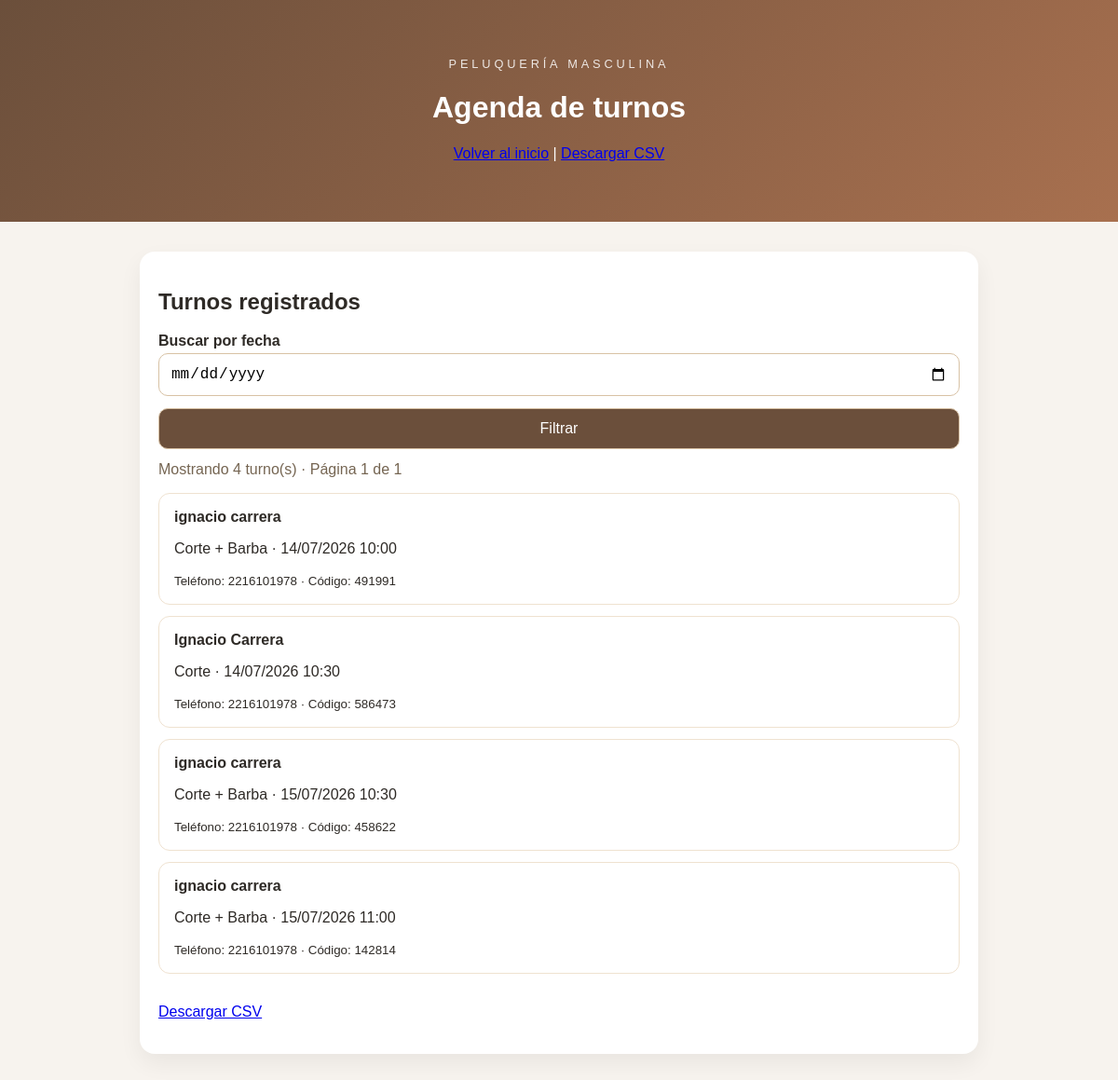
/agenda (signed in), run on the app's committed database.
### tables this page shows
CREATE TABLE appointments (
            id INTEGER PRIMARY KEY AUTOINCREMENT,
            client_name TEXT NOT NULL,
            phone TEXT NOT NULL,
            service TEXT NOT NULL,
            appointment_date TEXT NOT NULL,
            appointment_time TEXT NOT NULL,
            google_event_id TEXT
        , client_last_name TEXT, access_code TEXT);

### app.py (the view, shortened to what this page needs)
    @app.route("/agenda", methods=["GET", "POST"])
    def agenda():
        appointments = get_appointments()
        search_date = request.args.get("search_date", "").strip()
        appointments.sort(key=lambda item: (item["appointment_date"], item["appointment_time"]))
        page = request.args.get("page", 1, type=int)
        per_page = 10
        total_pages = max(1, (len(appointments) + per_page - 1) // per_page)
        if page < 1:
            page = 1
        if page > total_pages:
            page = total_pages
        start = (page - 1) * per_page
        end = start + per_page
        paginated_appointments = appointments[start:end]
        return render_template(
            "agenda.html",
            appointments=paginated_appointments,
            search_date=search_date,
            page=page,
            total_pages=total_pages,
            total_results=len(appointments),
        )

### app.py (called while the page is built)
def get_db():
    if not has_app_context():
        conn = sqlite3.connect(DEFAULT_DB_PATH)
        conn.row_factory = sqlite3.Row
        return conn
    if "db" not in g:
        g.db = sqlite3.connect(current_app.config["DATABASE_PATH"])
        g.db.row_factory = sqlite3.Row
    return g.db

def get_appointments():
    conn = get_db()
    rows = conn.execute(
        "SELECT * FROM appointments ORDER BY appointment_date, appointment_time"
    ).fetchall()
    if not has_app_context():
        conn.close()
    return [dict(row) for row in rows]

### templates/agenda.html (shortened to what this page needs)
<!doctype html>
<html lang="es">
<head>
    <link rel="stylesheet" href="{{ url_for('static', filename='style.css') }}" />
</head>
<body>
    <header class="hero">
        <div>
            <p class="eyebrow">Peluquería masculina</p>
            <h1>Agenda de turnos</h1>
            <p><a href="{{ url_for('index') }}">Volver al inicio</a> | <a href="{{ url_for('export_csv') }}">Descargar
                    CSV</a></p>
        </div>
    </header>
    <main class="container">
        <section class="panel">
            <h2>Turnos registrados</h2>
            <form method="get" action="{{ url_for('agenda') }}" style="margin-bottom: 1rem;">
                <label>
                    Buscar por fecha
                    <input type="date" name="search_date" value="{{ search_date or '' }}" />
                </label>
                <button type="submit">Filtrar</button>
            </form>
            {% if appointments %}
            <p class="muted">Mostrando {{ total_results }} turno(s) · Página {{ page }} de {{ total_pages }}</p>
            <ul class="appointment-list">
                {% for appointment in appointments %}
                <li>
                    <div>
                        <strong>{{ appointment.client_name }} {{ appointment.client_last_name }}</strong>
                        <p>{{ appointment.service }} · {{ appointment.appointment_date }} {{
                            appointment.appointment_time }}</p>
                        <small>Teléfono: {{ appointment.phone }} · Código: {{ appointment.access_code }}</small>
                    </div>
                </li>
                {% endfor %}
            </ul>
            {% if total_results > 0 %}
            <p><a href="{{ url_for('export_csv', search_date=search_date) }}">Descargar CSV</a></p>
            {% endif %}
            {% else %}
            <p>No hay turnos registrados todavía.</p>
            {% endif %}
        </section>
    </main>
</body>
</html>

### static/style.css (style rules this page uses)
body { margin: 0; font-family: Arial, sans-serif; background: #f7f3ee; color: #2e2a26; }
.hero { background: linear-gradient(135deg, #6b4f3b, #a8704f); color: white; padding: 3rem 1.5rem; text-align: center; }
.container { max-width: 900px; margin: 0 auto; padding: 2rem 1rem 3rem; }
.panel { background: white; border-radius: 16px; padding: 1.25rem; box-shadow: 0 10px 25px rgba(0, 0, 0, 0.06); margin-bottom: 1rem; }
form { display: grid; gap: 0.8rem; }
label { display: grid; gap: 0.25rem; font-weight: 600; }
input, select, button { padding: 0.75rem; border-radius: 10px; border: 1px solid #d8c2a5; font-size: 1rem; }
button { background: #6b4f3b; color: white; cursor: pointer; }
.appointment-list { list-style: none; padding: 0; display: grid; gap: 0.75rem; }
.appointment-list li { display: flex; justify-content: space-between; align-items: center; gap: 1rem; padding: 1rem; border: 1px solid #efe2d0; border-radius: 12px; }
.eyebrow { text-transform: uppercase; letter-spacing: 0.3em; font-size: 0.8rem; opacity: 0.85; }
.muted { color: #756552; margin-top: -0.2rem; }

### data on the page
appointments: client_name "ignacio", client_last_name "carrera", service "Corte + Barba", appointment_date "14/07/2026", appointment_time "10:00", phone "2216101978", access_code "491991"
appointments: client_name "Ignacio", client_last_name "Carrera", service "Corte", appointment_date "14/07/2026", appointment_time "10:30", phone "2216101978", access_code "586473"
appointments: client_name "ignacio", client_last_name "carrera", service "Corte + Barba", appointment_date "15/07/2026", appointment_time "10:30", phone "2216101978", access_code "458622"
appointments: client_name "ignacio", client_last_name "carrera", service "Corte + Barba", appointment_date "15/07/2026", appointment_time "11:00", phone "2216101978", access_code "142814"

### other printed values
{{ total_results }} "4"
{{ page }} "1"
{{ total_pages }} "1"
